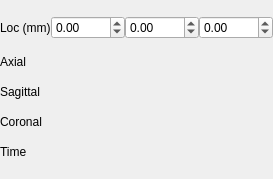
<?xml version="1.0" encoding="UTF-8"?>
<ui version="4.0">
 <class>svQmitkImageNavigator</class>
 <widget class="QWidget" name="svQmitkImageNavigator">
  <property name="geometry">
   <rect>
    <x>0</x>
    <y>0</y>
    <width>273</width>
    <height>179</height>
   </rect>
  </property>
  <property name="minimumSize">
   <size>
    <width>0</width>
    <height>0</height>
   </size>
  </property>
  <property name="windowTitle">
   <string>QmitkTemplate</string>
  </property>
  <layout class="QGridLayout" name="gridLayout">
   <property name="leftMargin">
    <number>0</number>
   </property>
   <property name="topMargin">
    <number>0</number>
   </property>
   <property name="rightMargin">
    <number>0</number>
   </property>
   <property name="bottomMargin">
    <number>0</number>
   </property>
   <property name="spacing">
    <number>0</number>
   </property>
   <item row="0" column="0">
    <widget class="QLabel" name="m_LocationLabel">
     <property name="sizePolicy">
      <sizepolicy hsizetype="Fixed" vsizetype="Preferred">
       <horstretch>0</horstretch>
       <verstretch>0</verstretch>
      </sizepolicy>
     </property>
     <property name="text">
      <string>Loc (mm)</string>
     </property>
    </widget>
   </item>
   <item row="2" column="0">
    <widget class="QLabel" name="m_SagittalLabel">
     <property name="sizePolicy">
      <sizepolicy hsizetype="Fixed" vsizetype="Fixed">
       <horstretch>0</horstretch>
       <verstretch>0</verstretch>
      </sizepolicy>
     </property>
     <property name="text">
      <string>Sagittal</string>
     </property>
    </widget>
   </item>
   <item row="0" column="3">
    <widget class="QDoubleSpinBox" name="m_ZWorldCoordinateSpinBox">
     <property name="sizePolicy">
      <sizepolicy hsizetype="Preferred" vsizetype="Fixed">
       <horstretch>0</horstretch>
       <verstretch>0</verstretch>
      </sizepolicy>
     </property>
     <property name="minimumSize">
      <size>
       <width>70</width>
       <height>0</height>
      </size>
     </property>
     <property name="keyboardTracking">
      <bool>false</bool>
     </property>
     <property name="decimals">
      <number>2</number>
     </property>
     <property name="minimum">
      <double>-100000.000000000000000</double>
     </property>
     <property name="maximum">
      <double>100000.000000000000000</double>
     </property>
    </widget>
   </item>
   <item row="1" column="0">
    <widget class="QLabel" name="m_AxialLabel">
     <property name="sizePolicy">
      <sizepolicy hsizetype="Fixed" vsizetype="Fixed">
       <horstretch>0</horstretch>
       <verstretch>0</verstretch>
      </sizepolicy>
     </property>
     <property name="text">
      <string>Axial</string>
     </property>
    </widget>
   </item>
   <item row="0" column="2">
    <widget class="QDoubleSpinBox" name="m_YWorldCoordinateSpinBox">
     <property name="sizePolicy">
      <sizepolicy hsizetype="Preferred" vsizetype="Fixed">
       <horstretch>0</horstretch>
       <verstretch>0</verstretch>
      </sizepolicy>
     </property>
     <property name="minimumSize">
      <size>
       <width>70</width>
       <height>0</height>
      </size>
     </property>
     <property name="keyboardTracking">
      <bool>false</bool>
     </property>
     <property name="decimals">
      <number>2</number>
     </property>
     <property name="minimum">
      <double>-100000.000000000000000</double>
     </property>
     <property name="maximum">
      <double>100000.000000000000000</double>
     </property>
    </widget>
   </item>
   <item row="3" column="1" colspan="3">
    <widget class="QmitkSliderNavigatorWidget" name="m_SliceNavigatorFrontal" native="true">
     <property name="sizePolicy">
      <sizepolicy hsizetype="Expanding" vsizetype="Fixed">
       <horstretch>0</horstretch>
       <verstretch>0</verstretch>
      </sizepolicy>
     </property>
    </widget>
   </item>
   <item row="0" column="1">
    <widget class="QDoubleSpinBox" name="m_XWorldCoordinateSpinBox">
     <property name="sizePolicy">
      <sizepolicy hsizetype="Preferred" vsizetype="Fixed">
       <horstretch>0</horstretch>
       <verstretch>0</verstretch>
      </sizepolicy>
     </property>
     <property name="minimumSize">
      <size>
       <width>70</width>
       <height>0</height>
      </size>
     </property>
     <property name="wrapping">
      <bool>false</bool>
     </property>
     <property name="keyboardTracking">
      <bool>false</bool>
     </property>
     <property name="decimals">
      <number>2</number>
     </property>
     <property name="minimum">
      <double>-100000.000000000000000</double>
     </property>
     <property name="maximum">
      <double>100000.000000000000000</double>
     </property>
    </widget>
   </item>
   <item row="3" column="0">
    <widget class="QLabel" name="m_CoronalLabel">
     <property name="sizePolicy">
      <sizepolicy hsizetype="Fixed" vsizetype="Fixed">
       <horstretch>0</horstretch>
       <verstretch>0</verstretch>
      </sizepolicy>
     </property>
     <property name="text">
      <string>Coronal</string>
     </property>
    </widget>
   </item>
   <item row="4" column="0">
    <widget class="QLabel" name="m_TimeLabel">
     <property name="sizePolicy">
      <sizepolicy hsizetype="Fixed" vsizetype="Fixed">
       <horstretch>0</horstretch>
       <verstretch>0</verstretch>
      </sizepolicy>
     </property>
     <property name="text">
      <string>Time</string>
     </property>
    </widget>
   </item>
   <item row="2" column="1" colspan="3">
    <widget class="QmitkSliderNavigatorWidget" name="m_SliceNavigatorSagittal" native="true">
     <property name="sizePolicy">
      <sizepolicy hsizetype="Expanding" vsizetype="Fixed">
       <horstretch>0</horstretch>
       <verstretch>0</verstretch>
      </sizepolicy>
     </property>
    </widget>
   </item>
   <item row="4" column="1" colspan="3">
    <widget class="QmitkSliderNavigatorWidget" name="m_SliceNavigatorTime" native="true">
     <property name="sizePolicy">
      <sizepolicy hsizetype="Expanding" vsizetype="Fixed">
       <horstretch>0</horstretch>
       <verstretch>0</verstretch>
      </sizepolicy>
     </property>
    </widget>
   </item>
   <item row="1" column="1" colspan="3">
    <widget class="QmitkSliderNavigatorWidget" name="m_SliceNavigatorAxial" native="true">
     <property name="sizePolicy">
      <sizepolicy hsizetype="Expanding" vsizetype="Fixed">
       <horstretch>0</horstretch>
       <verstretch>0</verstretch>
      </sizepolicy>
     </property>
     <property name="minimumSize">
      <size>
       <width>0</width>
       <height>0</height>
      </size>
     </property>
    </widget>
   </item>
  </layout>
 </widget>
 <layoutdefault spacing="6" margin="11"/>
 <customwidgets>
  <customwidget>
   <class>QmitkSliderNavigatorWidget</class>
   <extends>QWidget</extends>
   <header location="global">QmitkSliderNavigatorWidget.h</header>
   <container>1</container>
  </customwidget>
 </customwidgets>
 <includes>
  <include location="local">QmitkDataStorageComboBox.h</include>
 </includes>
 <resources/>
 <connections/>
</ui>
